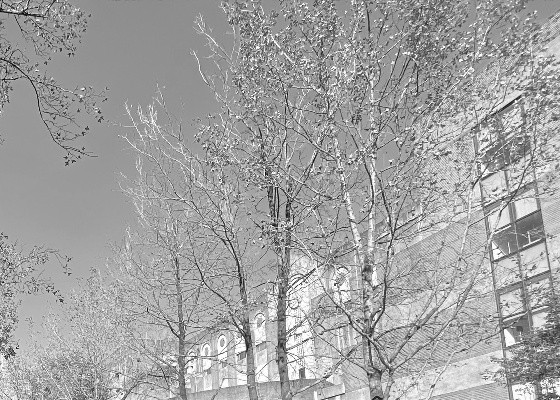
#> input picture 2021S - Digital Image Processing/hw1/hw1_sample_images/sample2.jpg, 560 x 400 px
$ python problem2_brightness.py
#> lines starting #> are read from the running program, lines starting #| are printed output that depends on the picture
import cv2
import matplotlib.pyplot as plt

def change_brightness(origin_image, multi_value=1):
    image = origin_image.copy()
    for y in range(len(image)):
        for x in range(len(image[0])):
            if( image[y][x]*multi_value < 256):
                image[y][x] *= multi_value
            else:
                image[y][x] = 255
    return image

img = cv2.imread("./hw1_sample_images/sample2.jpg", 0)
#> img is the input picture: shape (400, 560); min 1, max 255, mean 162.1
img_dark = change_brightness(img, 1/5)
#> after the loop in change_brightness, `for y in range(len(image)):`:
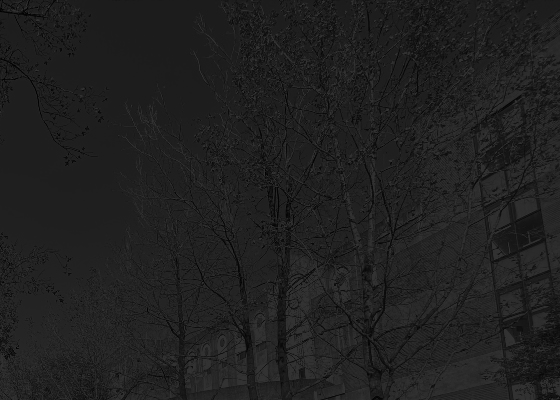
#> image: shape (400, 560); min 0, max 51, mean 32
cv2.imwrite("3_result.jpg", img_dark)

img_bright = change_brightness(img, 5)
#> call 2 of change_brightness, with multi_value = 5
#> after the loop in change_brightness (call 2), `for y in range(len(image)):`:
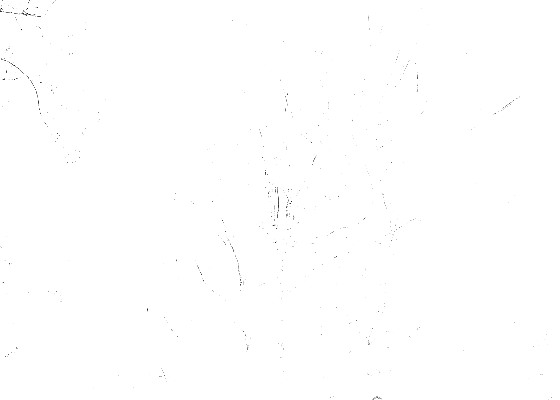
#> image: shape (400, 560); min 5, max 255, mean 254.7
cv2.imwrite("4_result.jpg", img_bright)

# fig, axes = plt.subplots(3,1)
# axes[0].set_title('original')
# axes[0].hist(img.ravel(), 256, [0,256])
# axes[1].set_title('reduce brightness')
# axes[1].hist(img_dark.ravel(), 256, [0,256])
# axes[2].set_title('increase brightness')
# axes[2].hist(img_bright.ravel(), 256, [0,256])
# fig.suptitle('Histogram')
# for ax in axes.flat:
#     ax.set(ylabel='# of pixels')
# fig.tight_layout()
# plt.savefig('Histogram.png', format='png')
# plt.show()
# plt.close()

$ run again, with 2021S - Digital Image Processing/hw1/hw1_sample_images/sample3.jpg copied over 2021S - Digital Image Processing/hw1/hw1_sample_images/sample2.jpg
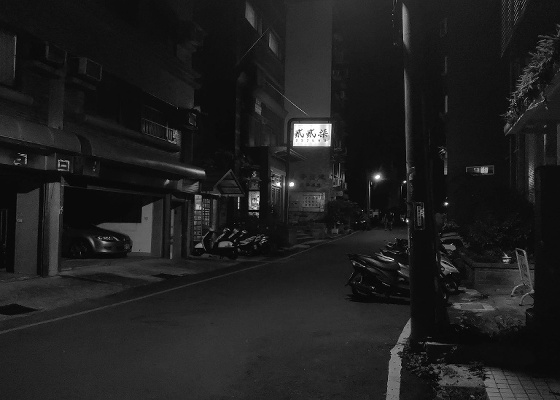
#> input picture 2021S - Digital Image Processing/hw1/hw1_sample_images/sample3.jpg, 560 x 400 px
#> img is the input picture: shape (400, 560); min 0, max 255, mean 30.8
#> after the loop in change_brightness, `for y in range(len(image)):`:
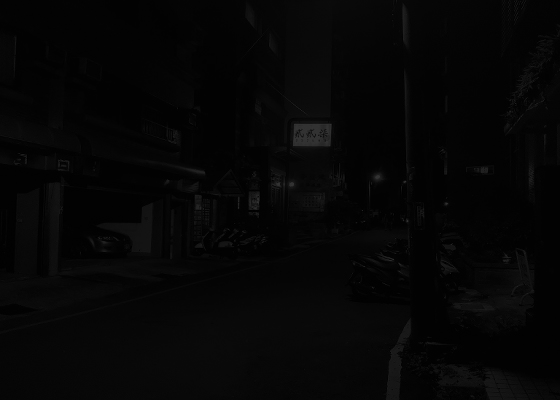
#> image: shape (400, 560); min 0, max 51, mean 5.8
#> after the loop in change_brightness (call 2), `for y in range(len(image)):`:
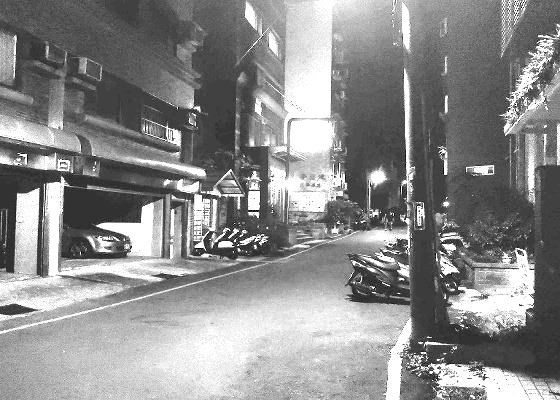
#> image: shape (400, 560); min 0, max 255, mean 140.3

$ run again, with 2021S - Digital Image Processing/hw1/hw1_sample_images/sample4.jpg copied over 2021S - Digital Image Processing/hw1/hw1_sample_images/sample2.jpg
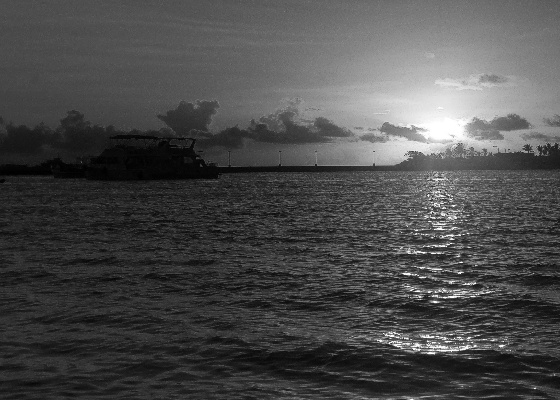
#> input picture 2021S - Digital Image Processing/hw1/hw1_sample_images/sample4.jpg, 560 x 400 px
#> img is the input picture: shape (400, 560); min 0, max 255, mean 75.4
#> after the loop in change_brightness, `for y in range(len(image)):`:
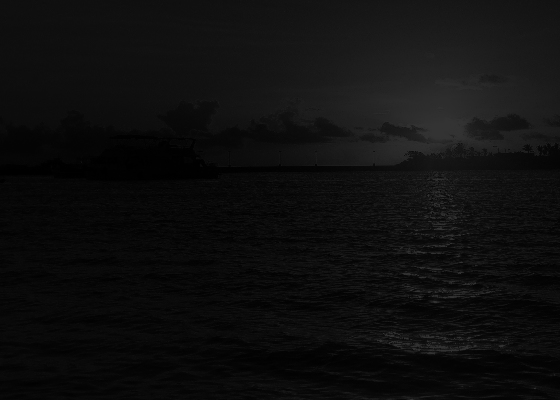
#> image: shape (400, 560); min 0, max 51, mean 14.7
#> after the loop in change_brightness (call 2), `for y in range(len(image)):`:
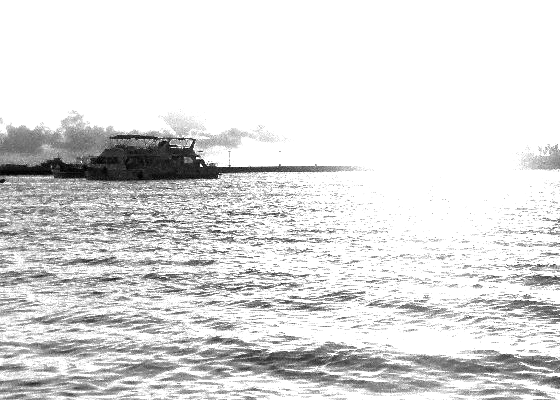
#> image: shape (400, 560); min 0, max 255, mean 221
